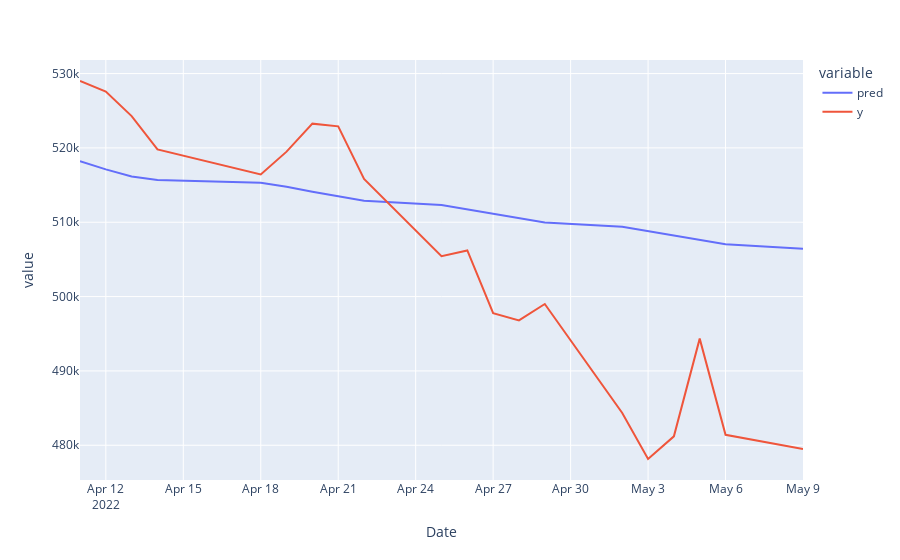

The code cell stored with this chart in its notebook:
### Code cell
fig = px.line(result, y=result.columns[0:2], x=result.index)
fig.show()

### Figure 1 — Plotly figure (JSON) as saved in the notebook; plotly's stock layout.template omitted (floating-point values rounded to 4 significant figures)
{"data": [{"hovertemplate": "variable=pred<br>Date=%{x}<br>value=%{y}<extra></extra>", "legendgroup": "pred", "line": {"color": "#636efa", "dash": "solid"}, "marker": {"symbol": "circle"}, "mode": "lines", "name": "pred", "orientation": "v", "showlegend": true, "type": "scatter", "x": ["2022-04-11T00:00:00", "2022-04-12T00:00:00", "2022-04-13T00:00:00", "2022-04-14T00:00:00", "2022-04-18T00:00:00", "2022-04-19T00:00:00", "2022-04-20T00:00:00", "2022-04-21T00:00:00", "2022-04-22T00:00:00", "2022-04-25T00:00:00", "2022-04-26T00:00:00", "2022-04-27T00:00:00", "2022-04-28T00:00:00", "2022-04-29T00:00:00", "2022-05-02T00:00:00", "2022-05-03T00:00:00", "2022-05-04T00:00:00", "2022-05-05T00:00:00", "2022-05-06T00:00:00", "2022-05-09T00:00:00"], "xaxis": "x", "y": [518200.0, 517100.0, 516100.0, 515700.0, 515300.0, 514800.0, 514100.0, 513500.0, 512900.0, 512300.0, 511700.0, 511200.0, 510600.0, 510000.0, 509400.0, 508800.0, 508200.0, 507600.0, 507000.0, 506400.0], "yaxis": "y"}, {"hovertemplate": "variable=y<br>Date=%{x}<br>value=%{y}<extra></extra>", "legendgroup": "y", "line": {"color": "#EF553B", "dash": "solid"}, "marker": {"symbol": "circle"}, "mode": "lines", "name": "y", "orientation": "v", "showlegend": true, "type": "scatter", "x": ["2022-04-11T00:00:00", "2022-04-12T00:00:00", "2022-04-13T00:00:00", "2022-04-14T00:00:00", "2022-04-18T00:00:00", "2022-04-19T00:00:00", "2022-04-20T00:00:00", "2022-04-21T00:00:00", "2022-04-22T00:00:00", "2022-04-25T00:00:00", "2022-04-26T00:00:00", "2022-04-27T00:00:00", "2022-04-28T00:00:00", "2022-04-29T00:00:00", "2022-05-02T00:00:00", "2022-05-03T00:00:00", "2022-05-04T00:00:00", "2022-05-05T00:00:00", "2022-05-06T00:00:00", "2022-05-09T00:00:00"], "xaxis": "x", "y": [529000, 527590, 524271, 519800, 516435, 519499, 523260, 522901, 515815, 505440, 506200, 497777, 496800, 499000, 484340, 478150, 481198, 494343, 481400, 479500], "yaxis": "y"}], "layout": {"legend": {"title": {"text": "variable"}, "tracegroupgap": 0}, "margin": {"t": 60}, "xaxis": {"anchor": "y", "domain": [0, 1], "title": {"text": "Date"}}, "yaxis": {"anchor": "x", "domain": [0, 1], "title": {"text": "value"}}}}
